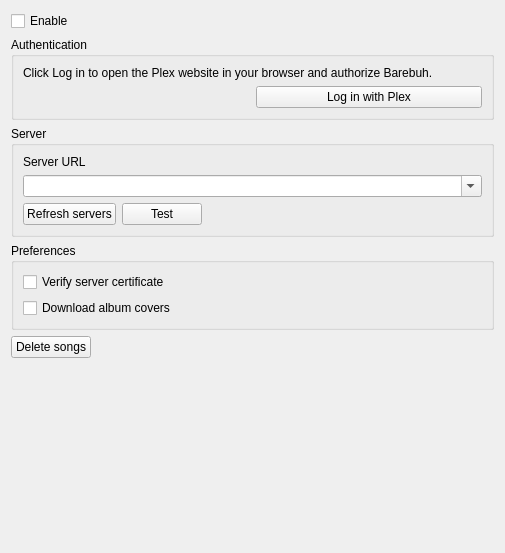
<?xml version="1.0" encoding="UTF-8"?>
<ui version="4.0">
 <class>PlexSettingsPage</class>
 <widget class="QWidget" name="PlexSettingsPage">
  <property name="geometry">
   <rect>
    <x>0</x>
    <y>0</y>
    <width>505</width>
    <height>553</height>
   </rect>
  </property>
  <property name="windowTitle">
   <string>Plex</string>
  </property>
  <layout class="QVBoxLayout" name="layout_plexsettingspage">
   <item>
    <widget class="QCheckBox" name="enable">
     <property name="text">
      <string>Enable</string>
     </property>
    </widget>
   </item>
   <item>
    <widget class="QGroupBox" name="groupbox_authentication">
     <property name="title">
      <string>Authentication</string>
     </property>
     <layout class="QVBoxLayout" name="layout_authentication">
      <item>
       <widget class="QLabel" name="label_authentication">
        <property name="text">
         <string>Click Log in to open the Plex website in your browser and authorize Barebuh.</string>
        </property>
        <property name="wordWrap">
         <bool>true</bool>
        </property>
       </widget>
      </item>
      <item>
       <layout class="QHBoxLayout" name="layout_login">
        <item>
         <widget class="LoginStateWidget" name="login_state" native="true"/>
        </item>
        <item>
         <widget class="QPushButton" name="button_login">
          <property name="text">
           <string>Log in with Plex</string>
          </property>
         </widget>
        </item>
       </layout>
      </item>
     </layout>
    </widget>
   </item>
   <item>
    <widget class="QGroupBox" name="groupbox_server">
     <property name="title">
      <string>Server</string>
     </property>
     <layout class="QVBoxLayout" name="layout_server">
      <item>
       <widget class="QLabel" name="label_server_url">
        <property name="text">
         <string>Server URL</string>
        </property>
       </widget>
      </item>
      <item>
       <widget class="QComboBox" name="server_url">
        <property name="editable">
         <bool>true</bool>
        </property>
       </widget>
      </item>
      <item>
       <layout class="QHBoxLayout" name="layout_server_buttons">
        <item>
         <widget class="QPushButton" name="button_refresh_servers">
          <property name="text">
           <string>Refresh servers</string>
          </property>
         </widget>
        </item>
        <item>
         <widget class="QPushButton" name="button_test">
          <property name="text">
           <string>Test</string>
          </property>
         </widget>
        </item>
        <item>
         <spacer name="spacer_server_buttons">
          <property name="orientation">
           <enum>Qt::Orientation::Horizontal</enum>
          </property>
          <property name="sizeHint" stdset="0">
           <size>
            <width>40</width>
            <height>20</height>
           </size>
          </property>
         </spacer>
        </item>
       </layout>
      </item>
     </layout>
    </widget>
   </item>
   <item>
    <widget class="QGroupBox" name="groupbox_preferences">
     <property name="title">
      <string>Preferences</string>
     </property>
     <layout class="QVBoxLayout" name="layout_preferences">
      <item>
       <widget class="QCheckBox" name="checkbox_verify_certificate">
        <property name="text">
         <string>Verify server certificate</string>
        </property>
       </widget>
      </item>
      <item>
       <widget class="QCheckBox" name="checkbox_download_album_covers">
        <property name="text">
         <string>Download album covers</string>
        </property>
       </widget>
      </item>
     </layout>
    </widget>
   </item>
   <item>
    <layout class="QHBoxLayout" name="layout_buttons">
     <item>
      <widget class="QPushButton" name="button_deletesongs">
       <property name="text">
        <string>Delete songs</string>
       </property>
      </widget>
     </item>
     <item>
      <spacer name="spacer_buttons">
       <property name="orientation">
        <enum>Qt::Orientation::Horizontal</enum>
       </property>
       <property name="sizeHint" stdset="0">
        <size>
         <width>40</width>
         <height>20</height>
        </size>
       </property>
      </spacer>
     </item>
    </layout>
   </item>
   <item>
    <spacer name="spacer_bottom">
     <property name="orientation">
      <enum>Qt::Orientation::Vertical</enum>
     </property>
     <property name="sizeHint" stdset="0">
      <size>
       <width>20</width>
       <height>40</height>
      </size>
     </property>
    </spacer>
   </item>
  </layout>
 </widget>
 <customwidgets>
  <customwidget>
   <class>LoginStateWidget</class>
   <extends>QWidget</extends>
   <header>widgets/loginstatewidget.h</header>
   <container>1</container>
  </customwidget>
 </customwidgets>
 <tabstops>
  <tabstop>enable</tabstop>
  <tabstop>button_login</tabstop>
  <tabstop>server_url</tabstop>
  <tabstop>button_refresh_servers</tabstop>
  <tabstop>button_test</tabstop>
  <tabstop>checkbox_verify_certificate</tabstop>
  <tabstop>checkbox_download_album_covers</tabstop>
  <tabstop>button_deletesongs</tabstop>
 </tabstops>
 <resources/>
 <connections/>
</ui>
